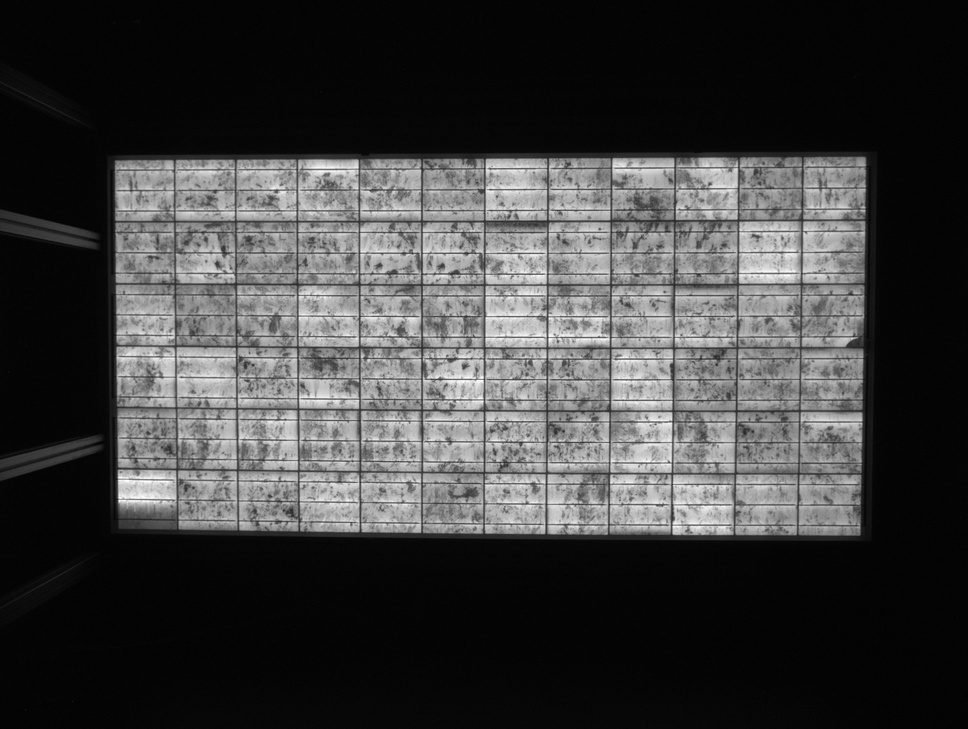
#> input picture examples/EL_img/EL_img1.jpg, 968 x 729 px, shrunk from 3326 x 2504 before the run
$ python -i edge_detection.py   (imports and definitions only)
#> lines starting #> are read from the running program, lines starting #| are printed output that depends on the picture; after the words box and inside, x2 and y2 are one past the last pixel; in counts of white or black regions, pixels touching at a corner belong together
#> further down, picture is the input picture: shape (729, 968, 3); min 0, max 255, mean 62.6
import cv2
import numpy as np
from simple_logger import Logger

__all__ = ["EdgeDetectorParams", "EdgeDetector"]


class EdgeDetectorParams:
    """Parameters used by the :class:`.EdgeDetector`."""
    def __init__(self):
        """Initializes the edge detector parameters to their default value.

        :ivar hysteresis_min_thresh: Canny candidate edges whose weight is smaller than this threshold are ignored.
        :ivar hysteresis_max_thresh: Canny candidate edges whose weights is larger than this threshold are considered as edges without hysteresis.
        :ivar kernel: Kernel shape to use when performing dilation and erosion of binary edge image.
        :ivar dilation_steps: Number of dilation steps to take before skeletonization.
        """
        self.hysteresis_min_thresh = 70
        self.hysteresis_max_thresh = 130

        self.kernel = cv2.getStructuringElement(cv2.MORPH_CROSS, (3, 3))
        self.dilation_steps = 4


class EdgeDetector:
    """Class responsible for detecting edges in grayscale images.
    The approach taken to detect edges in the input grayscale image is the following:

        1. Perform a canny edge detection on the input image.
        2. Dilate the resulting binary image for a parametrized number of steps in order to connect short edges and smooth out the edge shape.
        3. Erode the dilated edge image in order to obtain a 1-pixel wide skeletonization of the edges in the input image.

    """
    def __init__(self, input_image: np.ndarray, params: EdgeDetectorParams = EdgeDetectorParams()):
        """
        :param input_image: Input grayscale image where edges must be detected.
        :param params: Parameters used for edge detection.
        """
        self.input_image = input_image
        self.params = params

        self.edge_image = None

    def detect(self)->None:
        """Detects the edges in the image passed to the constructor using the parameters passed to the constructor.
        """
        canny = cv2.Canny(image=self.input_image, threshold1=self.params.hysteresis_min_thresh,
                          threshold2=self.params.hysteresis_max_thresh, apertureSize=3)
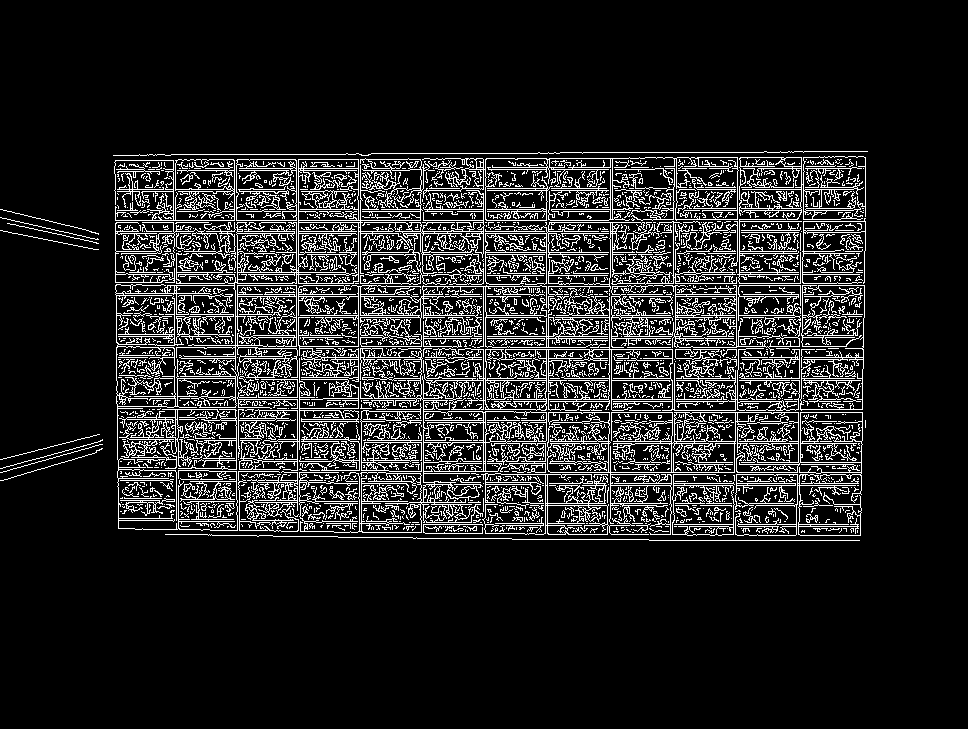
#> canny: shape (729, 968); 13% white in thin lines or dots, all inside (x1, y1, x2, y2) = (0, 151, 868, 541)
        Logger.debug("Canny edges computed")
#> (this line was passed over: simple_logger is not available in this run)

        dilated = cv2.dilate(canny, self.params.kernel,
                             iterations=self.params.dilation_steps)
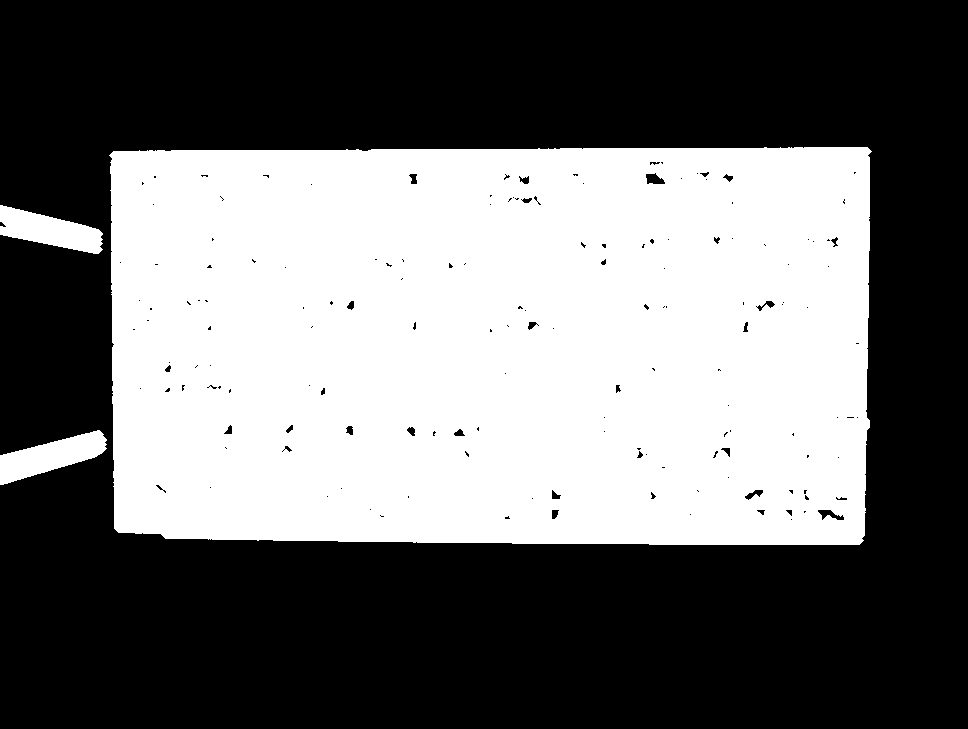
#> dilated: shape (729, 968); 42.7% white; 3 white regions, box (x1, y1, x2, y2) and area: (109, 147, 872, 545) 295361, (0, 430, 107, 485) 2935, (0, 205, 103, 254) 2823
        Logger.debug("Dilate canny edges with {} steps".format(self.params.dilation_steps))
#> (this line was passed over: simple_logger is not available in this run)

        size = np.size(dilated)
#> size = 705672
        skel = np.zeros(dilated.shape, np.uint8)

        img = dilated
        done = False

        while not done:
            Logger.debug("Eroding canny edges")
            eroded = cv2.erode(img, self.params.kernel)
            temp = cv2.dilate(eroded, self.params.kernel)
            temp = cv2.subtract(img, temp)
            skel = cv2.bitwise_or(skel, temp)
            img = eroded.copy()

            zeros = size - cv2.countNonZero(img)
            if zeros == size:
                done = True
#> skel: shape (729, 968); every value is 0

        self.edge_image = skel

>>> import cv2
>>> picture = cv2.imread('../../examples/EL_img/EL_img1.jpg')
#> (the run stopped early here; a loop or call above may not have finished)

$ run again, on examples/EL_img/EL_img2.jpg
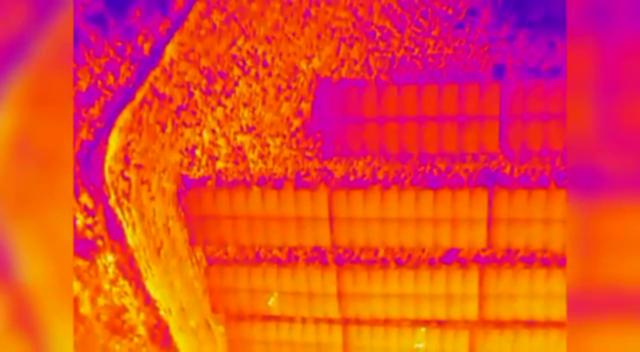
#> input picture examples/EL_img/EL_img2.jpg, 640 x 352 px
#> picture is the input picture: shape (352, 640, 3); mean B, G, R 44.3, 68.8, 232.4
#> in detect, `canny = cv2.Canny(image=self.input_image, threshold1=self.params.hyste..`:
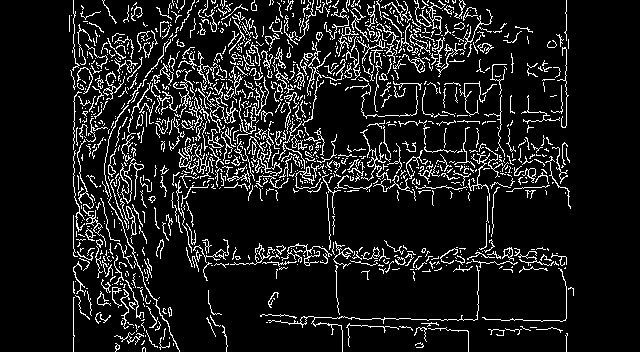
#> canny: shape (352, 640); 10.8% white in thin lines or dots, all inside (x1, y1, x2, y2) = (69, 0, 574, 352)
#> in detect, `dilated = cv2.dilate(canny, self.params.kernel, iterations=self.params..`:
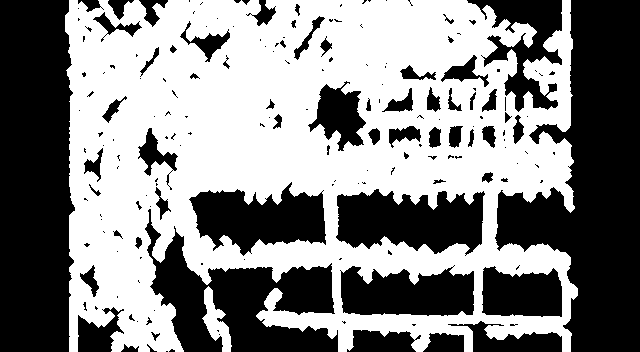
#> dilated: shape (352, 640); 52.5% white; 185 black regions (118 under 20 px), largest, box (x1, y1, x2, y2) and area: (495, 0, 640, 352) 28486, (0, 0, 75, 352) 24429, (145, 209, 338, 352) 12214
#> size = 225280
